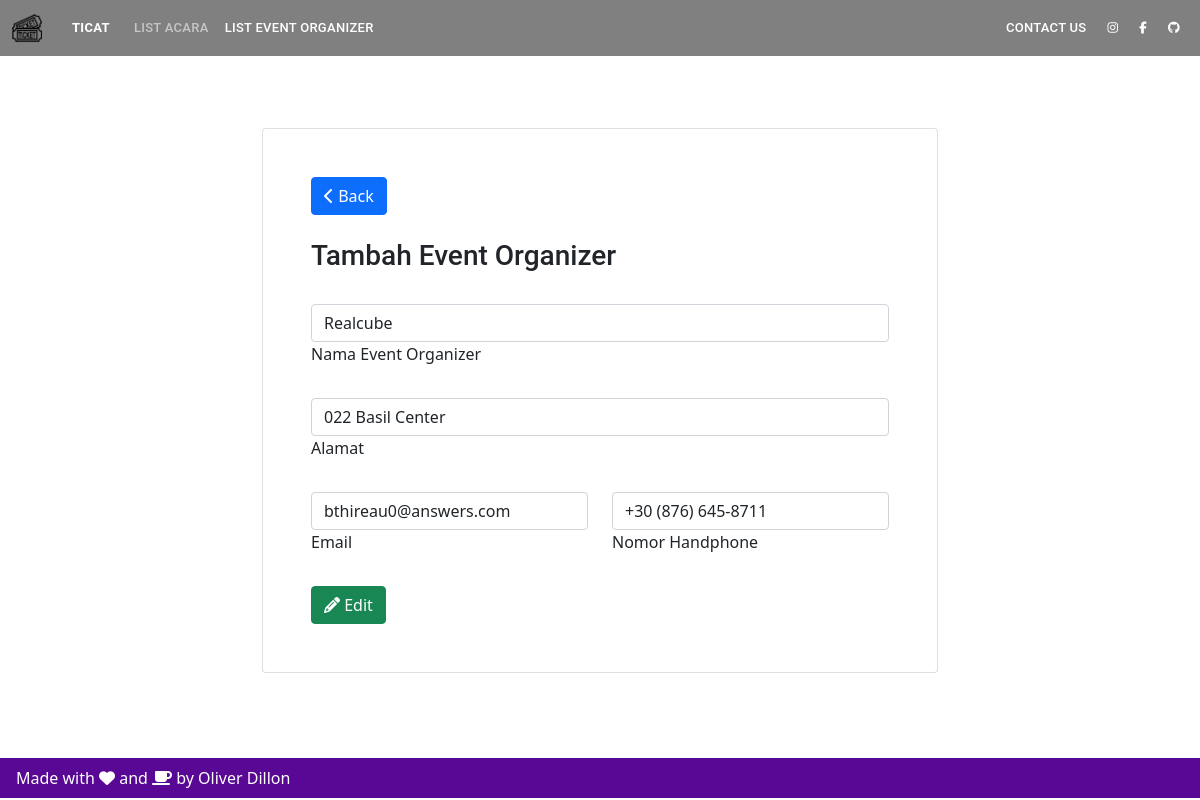
Page /eventorganizer/1 on the committed database.
### App/models.py (models this page shows, shortened)
class EventOrganizer(models.Model):
    id = models.IntegerField(primary_key=True)
    name = models.TextField(max_length=50)
    address = models.TextField(max_length=100)
    email = models.EmailField()
    telp = models.TextField(max_length=20)
    created_at = datetime.datetime.now()

### App/views.py (the view)
# urls.py: path('eventorganizer/<str:eo_id>', views.eo, name="eo"),
def eo(request, eo_id):
    eo = EventOrganizer.objects.get(id = eo_id)
    if eo != None:
        return render(request, "edit.html", {'eo':eo})

### App/templates/edit.html (shortened to what this page needs)
{%extends 'add.html' %}
{% block active2 %} active {% endblock active2 %}
{%block btn-action%} <i class="fas fa-pencil"></i> Edit {%endblock btn-action%}
{%block value-name%} value="{{ eo.name }}" {%endblock value-name%}
{%block value-address%} value="{{ eo.address }}" {%endblock value-address%}
{%block value-email%} value="{{ eo.email }}" {%endblock value-email%}
{%block value-telp%} value="{{ eo.telp }}" {%endblock value-telp%}

### App/templates/add.html (shortened to what this page needs)
{%extends 'base.html'%}
{%block content%}
<br>
<br>
<br>
<div class="container-fluid">
    <div class="row justify-content-center">
        <div class="col-12 col-lg-9 col-xl-7">
            <div class="card">
                <div class="card-body p-4 p-md-5">
                    <a class="btn btn-primary mb-4" href="{% url 'data_eo' %}"><i class="fas fa-chevron-left"></i> Back</a>
                    <h3 class="mb-4 pb-2">Tambah Event Organizer</h3>
                    <form {% block actions %} action="/add_eventorganizer" {% endblock actions %} method="POST" enctype="multipart/form-data">
                        <div class="mb-4">
                            <div class="form-outline">
                                <input type="text" class="form-control" name="name" maxlength="50" required {%block value-name%}{%endblock value-name%}/>
                                <label class="form-label" for="name">Nama Event Organizer</label>
                            </div>
                        </div>
                        <div class="mb-4">
                            <div class="form-outline">
                                <input type="text" class="form-control" name="address" maxlength="100" required {%block value-address%}{%endblock value-address%}/>
                                <label class="form-label" for="address">Alamat</label>
                            </div>
                        </div>
                  <div class="row">
                    <div class="col-md-6 mb-4">
                      <div class="form-outline">
                        <input type="email" class="form-control" name="email" required {%block value-email%}{%endblock value-email%}/>
                        <label class="form-label" for="email">Email</label>
                      </div>
                    </div>
                    <div class="col-md-6 mb-4">
                      <div class="form-outline">
                        <input type="tel" id="phoneNumber" class="form-control" name="telp" maxlength="20" required {%block value-telp%}{%endblock value-telp%}/>
                        <label class="form-label" for="telp">Nomor Handphone</label>
                      </div>
                    </div>
                  </div>
                    <button class="btn btn-success" type="submit">
                        {%block btn-action%} <i class="fas fa-plus"></i> Event Organizer {%endblock btn-action%}
                    </button>
                </form>
              </div>
            </div>
          </div>
        </div>
</div>
{%endblock content%}

### static/css/style.css (style rules this page uses)
body { font-family: "Open Sans", sans-serif; color: #334240; }
a { text-decoration: none; color: #1bbca3; }
h1, h2, h3, h4, h5, h6 { font-family: "Roboto", sans-serif; }

### rows in the picture
EventOrganizer: name "Realcube", address "022 Basil Center", email "bthireau0@answers.com", telp "+30 (876) 645-8711"
